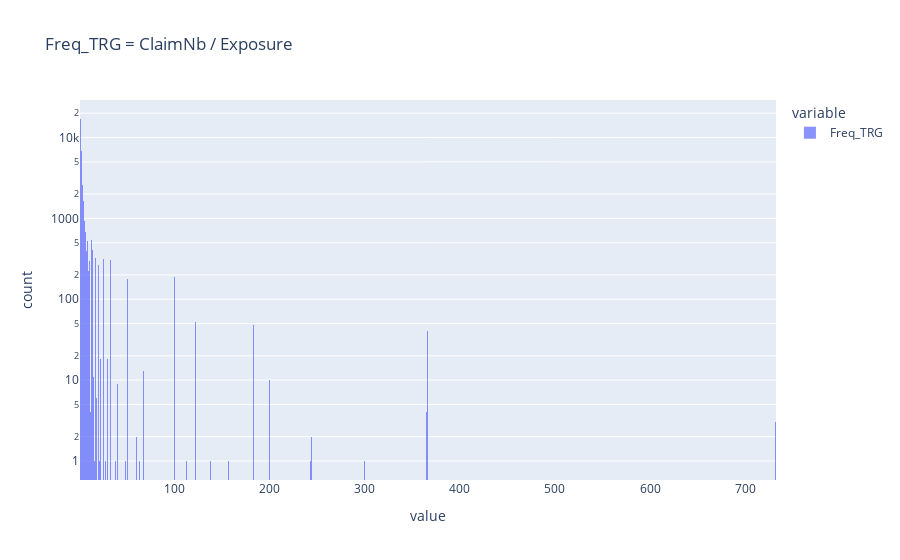

The notebook cell saved with this chart:
### Code cell
fig = px.histogram(
    freq_df.Freq_TRG[freq_df.Freq_TRG > 0.0001],
    title="Freq_TRG = ClaimNb / Exposure",
    log_y=True,
    
)
fig.update_traces(opacity=0.75)
fig.show()

### Figure 1 — Plotly figure (JSON) as saved in the notebook; plotly's stock layout.template omitted (floating-point values rounded to 4 significant figures; data arrays with more than 128 entries replaced by an {"elided": "..."} marker saying what was removed)
{"data": [{"alignmentgroup": "True", "bingroup": "x", "hovertemplate": "variable=Freq_TRG<br>value=%{x}<br>count=%{y}<extra></extra>", "legendgroup": "Freq_TRG", "marker": {"color": "#636efa", "pattern": {"shape": ""}}, "name": "Freq_TRG", "offsetgroup": "Freq_TRG", "opacity": 0.75, "orientation": "v", "showlegend": true, "type": "histogram", "x": {"elided": "34060 float values"}, "xaxis": "x", "yaxis": "y"}], "layout": {"barmode": "relative", "legend": {"title": {"text": "variable"}, "tracegroupgap": 0}, "title": {"text": "Freq_TRG = ClaimNb / Exposure"}, "xaxis": {"anchor": "y", "domain": [0, 1], "title": {"text": "value"}}, "yaxis": {"anchor": "x", "domain": [0, 1], "title": {"text": "count"}, "type": "log"}}}
